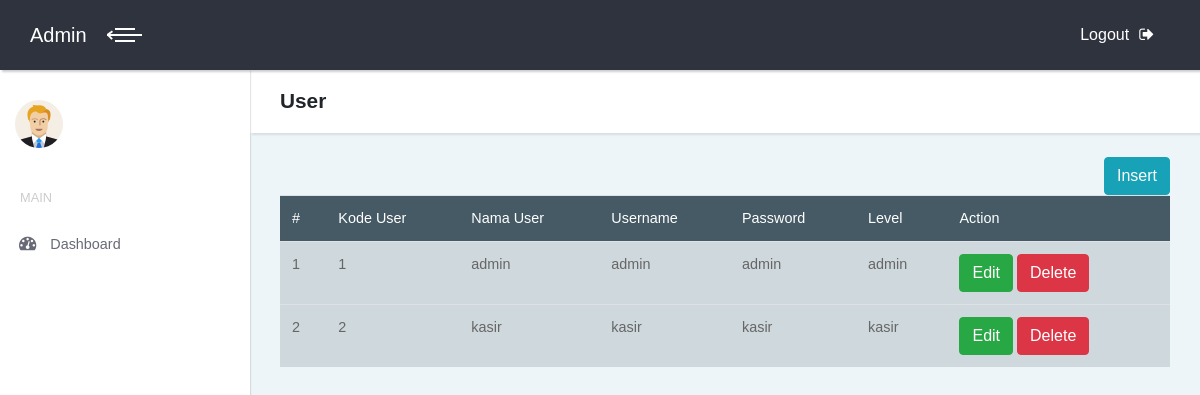
The app's page /index.php/user with its own data.
### tables this page shows
CREATE TABLE `user` (
  `kode_user` int(11) NOT NULL,
  `nama_user` varchar(100) NOT NULL,
  `username` varchar(100) NOT NULL,
  `password` varchar(100) NOT NULL,
  `level` varchar(100) NOT NULL
);

### application/controllers/User.php (called while the page is built, shortened)
<?php
class User extends CI_Controller {
	public function __construct()
	{
		$this->load->model('m_user','user');
	}
	public function index()
	{
		$data['tampil_user']=$this->user->tampil_user();
		$data['konten']="v_user";
		$this->load->view('template', $data);
	}
}

### index.php (called while the page is built, shortened)
<?php
require_once BASEPATH.'core/CodeIgniter.php';

### application/models/M_user.php (called while the page is built, shortened)
<?php
class M_user extends CI_Model {
	public function tampil_user()
	{
		$tm_user=$this->db->get('user')->result();
		return $tm_user;
	}
}

### application/views/v_user.php (the view, shortened to what this page needs)
<header class="page-header">
  <div class="container-fluid">
    <h2 class="no-margin-bottom">User</h2>
  </div>
</header>
<div class="table-agile-info">
	<div class="panel panel-default">
		<div class="container-fluid">
			<br><a href="#tambah" data-toggle="modal" class="btn btn-info pull-right">Insert</a><br>
			<table class="table" id="example" ui-options=ui-options="{
			        &quot;paging&quot;: {
			          &quot;enabled&quot;: true
			        },
			        &quot;filtering&quot;: {
			          &quot;enabled&quot;: true
			        },
			        &quot;sorting&quot;: {
			          &quot;enabled&quot;: true
			        }}">
				<thead style="background-color: #455A64; color: white">
					<tr>
						<td>#</td>
						<td>Kode User</td>
						<td>Nama User</td>
						<td>Username</td>
						<td>Password</td>
						<td>Level</td>
						<td>Action</td>
					</tr></thead>
				<tbody style="background-color: #CFD8DC;">
					<?php $no=0; foreach ($tampil_user as $user) : $no++;?>
					<tr>
						<td><?=$no?></td>
						<td><?=$user->kode_user?></td>
						<td><?=$user->nama_user?></td>
						<td><?=$user->username?></td>
						<td><?=$user->password?></td>
						<td><?=$user->level?></td>
						<td>
							<a href="#edit" onclick="edit('<?=$user->kode_user?>')" class="btn btn-success" data-toggle="modal">Edit</a>
							<a href="<?=base_url('index.php/user/hapus/'.$user->kode_user)?>" onclick="return confirm('Apakah anda yakin untuk menghapusnya?')" class="btn btn-danger">Delete</a>
						</td>
					</tr>
				<?php endforeach ?>
				</tbody>
			</table>
		</div>
	</div>
</div>

### assets/css/style.default.css (style rules this page uses)
body { overflow-x: hidden; }
a, i, span { display: inline-block; text-decoration: none; -webkit-transition: all 0.3s; transition: all 0.3s; }
.container-fluid { padding: 0 30px; }
header.page-header { padding: 20px 0; }
table { font-size: 0.9em; color: #666; }
.page-header { background: #fff; padding: 20px; -webkit-box-shadow: 2px 2px 2px rgba(0, 0, 0, 0.1); box-shadow: 2px 2px 2px rgba(0, 0, 0, 0.1); position: relative; z-index: 8; }
.no-margin-bottom { margin-bottom: 0 !important; }
.btn { font-weight: 400; border: 1px solid transparent; padding: 0.375rem 0.75rem; font-size: 1rem; line-height: 1.5; border-radius: 0.25rem; -webkit-transition: background-color 0.15s ease-in-out, border-color 0.15s ease-in-out, -webkit-box-shadow 0.15s ease-in-out; transition: background-color 0.15s ease-in-out, border-color 0.15s ease-in-out, -webkit-box-shadow 0.15s ease-in-out; transition: background-color 0.15s ease-in-out, border-color 0.15s ease-in-out, box-shadow 0.15s ease-in-out; transition: background-color 0.15s ease-in-out, border-color 0.15s ease-in-out, box-shadow 0.15s ease-in-out, -webkit-box-shadow 0.15s ease-in-out; }
.btn-success { color: color-yiq(#28a745); background-color: #28a745; border-color: #28a745; }
.btn-info { color: color-yiq(#17a2b8); background-color: #17a2b8; border-color: #17a2b8; }
.btn-danger { color: color-yiq(#dc3545); background-color: #dc3545; border-color: #dc3545; }
body { font-family: "Poppins", sans-serif; font-size: 1rem; font-weight: 400; line-height: 1.5; color: #212529; background-color: #fff; }
a { color: #796AEE; text-decoration: none; }
h1, h2, h3, h4, h5, h6, .h1, .h2, .h3, .h4, .h5, .h6 { margin-bottom: 0.5rem; font-family: inherit; font-weight: 700; line-height: 1.1; color: inherit; }
h2, .h2 { font-size: 1.3rem; }

### records on screen
user: kode_user "1", nama_user "admin", username "admin", password "admin", level "admin"
user: kode_user "2", nama_user "kasir", username "kasir", password "kasir", level "kasir"
